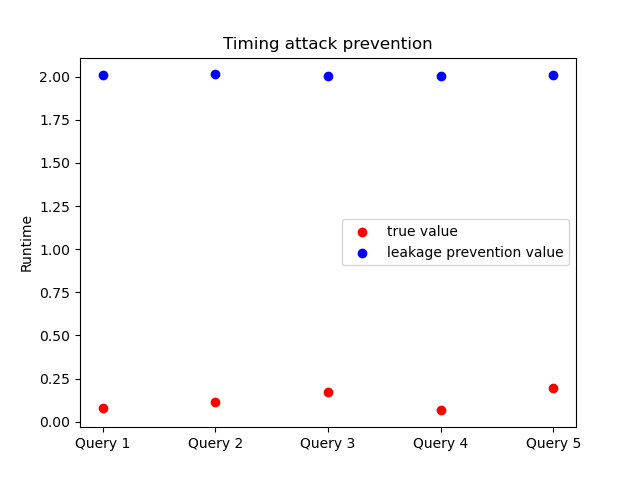

Generate this figure with Python:
import pandas as pd
import numpy as np
import matplotlib.pyplot as plt
import time
from healthcarePlots import *

df = pd.read_csv('h236.csv')

runtime_list = []
same_runtime_list = []

variance = (2 / (.75**2))

# Query 1
start_time = time.time()
filtered_df = df[(df['DIABDXY1_M18'] == 1)]
hispanic_diab = len(filtered_df.loc[df['RACETHX'] == 1, 'DIABDXY1_M18'])
white_diab = len(filtered_df.loc[df['RACETHX'] == 2, 'DIABDXY1_M18'])
black_diab = len(filtered_df.loc[df['RACETHX'] == 3, 'DIABDXY1_M18'])
asian_diab = len(filtered_df.loc[df['RACETHX'] == 4, 'DIABDXY1_M18'])
filtered_df = df[(df['CANCERY1'] == 1)]
hispanic_canc = len(filtered_df.loc[df['RACETHX'] == 1, 'CANCERY1'])
white_canc = len(filtered_df.loc[df['RACETHX'] == 2, 'CANCERY1'])
black_canc = len(filtered_df.loc[df['RACETHX'] == 3, 'CANCERY1'])
asian_canc = len(filtered_df.loc[df['RACETHX'] == 4, 'CANCERY1'])
            
actual_values = (hispanic_diab, white_diab, black_diab, asian_diab, hispanic_canc, white_canc, black_canc, asian_canc)
noisy_values = (round(np.random.laplace(loc=hispanic_diab, scale=variance)),
                round(np.random.laplace(loc=white_diab, scale=variance)), 
                round(np.random.laplace(loc=black_diab, scale=variance)), 
                round(np.random.laplace(loc=asian_diab, scale=variance)), 
                round(np.random.laplace(loc=hispanic_canc, scale=variance)), 
                round(np.random.laplace(loc=white_canc, scale=variance)), 
                round(np.random.laplace(loc=black_canc, scale=variance)), 
                round(np.random.laplace(loc=asian_canc, scale=variance)))
    
end_time = time.time()
true_runtime = end_time - start_time
time.sleep(2-true_runtime)
same_runtime = time.time() - start_time
runtime_list.append(true_runtime)
same_runtime_list.append(same_runtime)
print("Query 1 count: " + str(sum(actual_values)))

# Query 2
start_time = time.time()
filtered_df = df[(df['AFRDCA2'] == 1)]
hispanic_med = len(filtered_df.loc[df['RACETHX'] == 1, 'AFRDCA2'])
white_med = len(filtered_df.loc[df['RACETHX'] == 2, 'AFRDCA2'])
black_med = len(filtered_df.loc[df['RACETHX'] == 3, 'AFRDCA2'])
asian_med = len(filtered_df.loc[df['RACETHX'] == 4, 'AFRDCA2'])
filtered_df = df[(df['AFRDDN2'] == 1)]
hispanic_den = len(filtered_df.loc[df['RACETHX'] == 1, 'AFRDDN2'])
white_den = len(filtered_df.loc[df['RACETHX'] == 2, 'AFRDDN2'])
black_den = len(filtered_df.loc[df['RACETHX'] == 3, 'AFRDDN2'])
asian_den = len(filtered_df.loc[df['RACETHX'] == 4, 'AFRDDN2'])
filtered_df = df[(df['AFRDPM2'] == 1)]
hispanic_pmed = len(filtered_df.loc[df['RACETHX'] == 1, 'AFRDPM2'])
white_pmed = len(filtered_df.loc[df['RACETHX'] == 2, 'AFRDPM2'])
black_pmed = len(filtered_df.loc[df['RACETHX'] == 3, 'AFRDPM2'])
asian_pmed = len(filtered_df.loc[df['RACETHX'] == 4, 'AFRDPM2'])
            
actual_values = (hispanic_med, white_med, black_med, asian_med, hispanic_den, white_den, black_den, asian_den, hispanic_pmed, white_pmed, black_pmed, asian_pmed)
noisy_values = (round(np.random.laplace(loc=hispanic_med, scale=variance)), 
                round(np.random.laplace(loc=white_med, scale=variance)), 
                round(np.random.laplace(loc=black_med, scale=variance)), 
                round(np.random.laplace(loc=asian_med, scale=variance)),
                round(np.random.laplace(loc=hispanic_den, scale=variance)), 
                round(np.random.laplace(loc=white_den, scale=variance)), 
                round(np.random.laplace(loc=black_den, scale=variance)), 
                round(np.random.laplace(loc=asian_den, scale=variance)),
                round(np.random.laplace(loc=hispanic_pmed, scale=variance)), 
                round(np.random.laplace(loc=white_pmed, scale=variance)), 
                round(np.random.laplace(loc=black_pmed, scale=variance)), 
                round(np.random.laplace(loc=asian_pmed, scale=variance)))

end_time = time.time()
true_runtime = end_time - start_time
time.sleep(2-true_runtime)
same_runtime = time.time() - start_time
runtime_list.append(true_runtime)
same_runtime_list.append(same_runtime)
print("Query 2 count: " + str(sum(actual_values)))

# Query 3
start_time = time.time()
filtered_df = df[(df['SDDSCRMDR7'] == 1)]
hispanic_hlthcr = len(filtered_df.loc[df['RACETHX'] == 1, 'SDDSCRMDR7'])
white_hlthcr = len(filtered_df.loc[df['RACETHX'] == 2, 'SDDSCRMDR7'])
black_hlthcr = len(filtered_df.loc[df['RACETHX'] == 3, 'SDDSCRMDR7'])
asian_hlthcr = len(filtered_df.loc[df['RACETHX'] == 4, 'SDDSCRMDR7'])
filtered_df = df[(df['SDDSCRMPOL7'] == 1)]
hispanic_police = len(filtered_df.loc[df['RACETHX'] == 1, 'SDDSCRMPOL7'])
white_police = len(filtered_df.loc[df['RACETHX'] == 2, 'SDDSCRMPOL7'])
black_police = len(filtered_df.loc[df['RACETHX'] == 3, 'SDDSCRMPOL7'])
asian_police = len(filtered_df.loc[df['RACETHX'] == 4, 'SDDSCRMPOL7'])
filtered_df = df[(df['SDDSCRMJOB7'] == 1)]
hispanic_jbsrch = len(filtered_df.loc[df['RACETHX'] == 1, 'SDDSCRMJOB7'])
white_jbsrch = len(filtered_df.loc[df['RACETHX'] == 2, 'SDDSCRMJOB7'])
black_jbsrch = len(filtered_df.loc[df['RACETHX'] == 3, 'SDDSCRMJOB7'])
asian_jbsrch = len(filtered_df.loc[df['RACETHX'] == 4, 'SDDSCRMJOB7'])
filtered_df = df[(df['SDDSCRMWRK7'] == 1)]
hispanic_work = len(filtered_df.loc[df['RACETHX'] == 1, 'SDDSCRMWRK7'])
white_work = len(filtered_df.loc[df['RACETHX'] == 2, 'SDDSCRMWRK7'])
black_work = len(filtered_df.loc[df['RACETHX'] == 3, 'SDDSCRMWRK7'])
asian_work = len(filtered_df.loc[df['RACETHX'] == 4, 'SDDSCRMWRK7'])

actual_values = (hispanic_hlthcr, white_hlthcr, black_hlthcr, asian_hlthcr, 
                hispanic_police, white_police, black_police, asian_police,
                hispanic_jbsrch, white_jbsrch, black_jbsrch, asian_jbsrch,
                hispanic_work, white_work, black_work, asian_work)
noisy_values = (round(np.random.laplace(loc=hispanic_hlthcr, scale=variance)), 
                round(np.random.laplace(loc=white_hlthcr, scale=variance)), 
                round(np.random.laplace(loc=black_hlthcr, scale=variance)), 
                round(np.random.laplace(loc=asian_hlthcr, scale=variance)),
                round(np.random.laplace(loc=hispanic_police, scale=variance)), 
                round(np.random.laplace(loc=white_police, scale=variance)), 
                round(np.random.laplace(loc=black_police, scale=variance)), 
                round(np.random.laplace(loc=asian_police, scale=variance)),
                round(np.random.laplace(loc=hispanic_jbsrch, scale=variance)), 
                round(np.random.laplace(loc=white_jbsrch, scale=variance)), 
                round(np.random.laplace(loc=black_jbsrch, scale=variance)), 
                round(np.random.laplace(loc=asian_jbsrch, scale=variance)),
                round(np.random.laplace(loc=hispanic_work, scale=variance)), 
                round(np.random.laplace(loc=white_work, scale=variance)), 
                round(np.random.laplace(loc=black_work, scale=variance)), 
                round(np.random.laplace(loc=asian_work, scale=variance)))
    
end_time = time.time()
true_runtime = end_time - start_time
time.sleep(2-true_runtime)
same_runtime = time.time() - start_time
runtime_list.append(true_runtime)
same_runtime_list.append(same_runtime)
print("Query 3 count: " + str(sum(actual_values)))

# Query 4
start_time = time.time()

filtered_df = df[(df['UNINSY1'] == 1)]
usaborn_english_unins = len(filtered_df.loc[(df['BORNUSA'] == 1) & (df['OTHLGSPK'] == 2), 'UNINSY1'])
usaborn_nonenglish_unins = len(filtered_df.loc[(df['BORNUSA'] == 1) & (df['OTHLGSPK'] == 1), 'UNINSY1'])
nonusaborn_english_unins = len(filtered_df.loc[(df['BORNUSA'] == 2) & (df['OTHLGSPK'] == 2), 'UNINSY1'])
nonusaborn_nonenglish_unins = len(filtered_df.loc[(df['BORNUSA'] == 2) & df['OTHLGSPK'] == 1, 'UNINSY1'])

actual_values = (usaborn_english_unins, usaborn_nonenglish_unins, nonusaborn_english_unins, nonusaborn_nonenglish_unins)
noisy_values = (round(np.random.laplace(loc=usaborn_english_unins, scale=variance)), round(np.random.laplace(loc=usaborn_nonenglish_unins, scale=variance)), round(np.random.laplace(loc=nonusaborn_english_unins, scale=variance)), round(np.random.laplace(loc=nonusaborn_nonenglish_unins, scale=variance)))

end_time = time.time()
true_runtime = end_time - start_time
time.sleep(2-true_runtime)
same_runtime = time.time() - start_time
runtime_list.append(true_runtime)
same_runtime_list.append(same_runtime)
print("Query 4 count: " + str(sum(actual_values)))

# Query 5
start_time = time.time()

filtered_df = df[(df['INSCOVY1'] == 1)]
male_single_priv = len(filtered_df.loc[(df['SEX'] == 1) & (df['SPOUINY1'] == 1), 'INSCOVY1'])
female_single_priv = len(filtered_df.loc[(df['SEX'] == 2) & (df['SPOUINY1'] == 1), 'INSCOVY1'])
male_married_priv = len(filtered_df.loc[(df['SEX'] == 1) & (df['SPOUINY1'] == 2), 'INSCOVY1'])
female_married_priv = len(filtered_df.loc[(df['SEX'] == 2) & (df['SPOUINY1'] == 2), 'INSCOVY1'])
filtered_df = df[(df['INSCOVY1'] == 2)]
male_single_publ = len(filtered_df.loc[(df['SEX'] == 1) & (df['SPOUINY1'] == 1), 'INSCOVY1'])
female_single_publ = len(filtered_df.loc[(df['SEX'] == 2) & df['SPOUINY1'] == 1, 'INSCOVY1'])
male_married_publ = len(filtered_df.loc[(df['SEX'] == 1) & (df['SPOUINY1'] == 2), 'INSCOVY1'])
female_married_publ = len(filtered_df.loc[(df['SEX'] == 2) & (df['SPOUINY1'] == 2), 'INSCOVY1'])

actual_values = (male_single_priv, female_single_priv, male_married_priv, female_married_priv,
                male_single_publ, female_single_publ, male_married_publ, female_married_publ)
noisy_values = (round(np.random.laplace(loc=male_single_priv, scale=variance)), 
                round(np.random.laplace(loc=female_single_priv, scale=variance)), 
                round(np.random.laplace(loc=male_married_priv, scale=variance)), 
                round(np.random.laplace(loc=female_married_priv, scale=variance)),
                round(np.random.laplace(loc=male_single_publ, scale=variance)), 
                round(np.random.laplace(loc=female_single_publ, scale=variance)), 
                round(np.random.laplace(loc=male_married_publ, scale=variance)), 
                round(np.random.laplace(loc=female_married_publ, scale=variance)))

end_time = time.time()
true_runtime = end_time - start_time
time.sleep(2-true_runtime)
same_runtime = time.time() - start_time
runtime_list.append(true_runtime)
same_runtime_list.append(same_runtime)
print("Query 5 count: " + str(sum(actual_values)))

plt.scatter(np.arange(5), runtime_list, color='red', label='true value')
plt.scatter(np.arange(5), same_runtime_list, color='blue', label='leakage prevention value')

plt.xticks(np.arange(5), ('Query 1', 'Query 2', 'Query 3', 'Query 4', 'Query 5'))
plt.ylabel('Runtime')
plt.title('Timing attack prevention')
plt.legend()
plt.show()
